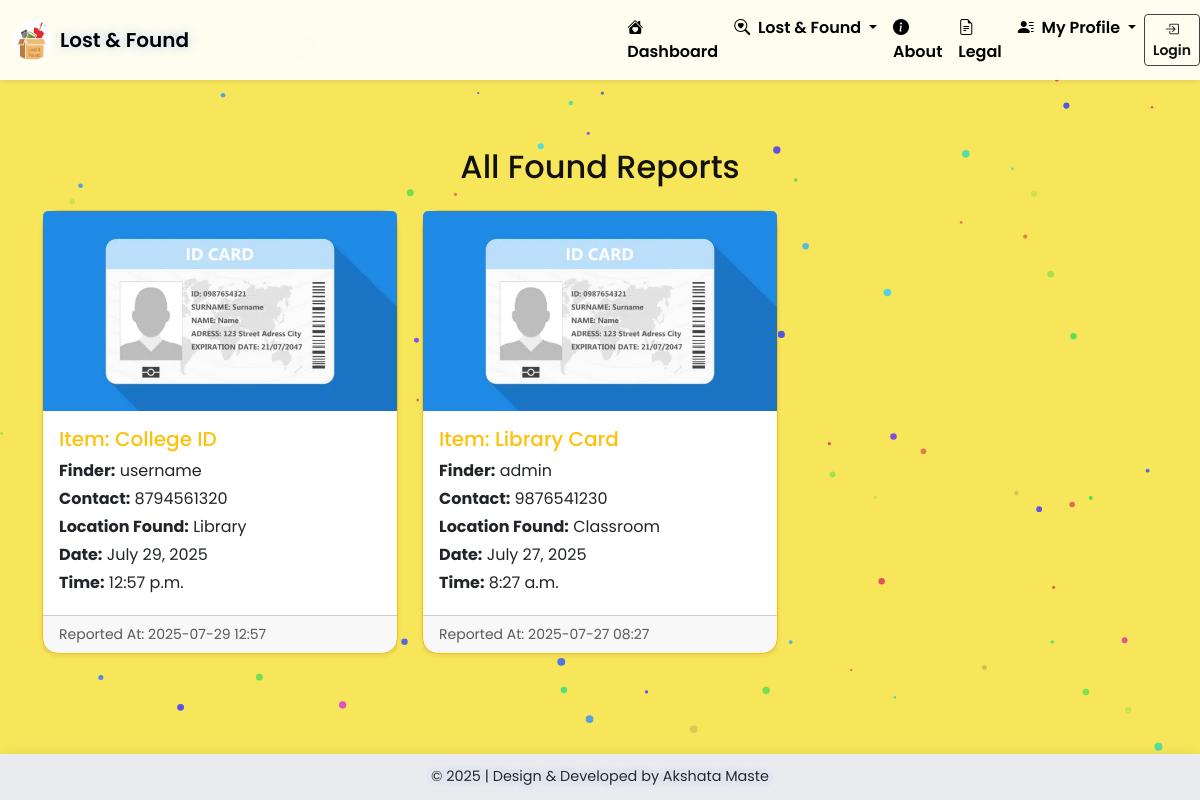
/found-reports/, run on the app's committed database.
### myapp/models.py (models this page shows, shortened)
class FoundReport(models.Model):
    lost_item = models.ForeignKey(LostItem, on_delete=models.CASCADE, related_name='found_reports')
    finder_name = models.CharField(max_length=100)
    contact_number = models.CharField(max_length=15)
    address = models.TextField()
    location_found = models.CharField(max_length=100)
    date_found = models.DateField()
    time_found = models.TimeField()
    found_photo = models.ImageField(upload_to='found_items/', blank=True, null=True)
    reported_at = models.DateTimeField(auto_now_add=True)

class LostItem(models.Model):
    CATEGORY_CHOICES = [
        ('electronics', 'Electronics'),
        ('clothing', 'Clothing'),
        ('stationery', 'Stationery'),
        ('id_card', 'ID Card'),
        ('accessories', 'Accessories'),
        ('others', 'Others'),
    ]
    user = models.ForeignKey(User, on_delete=models.CASCADE, related_name='lost_items')
    full_name = models.CharField(max_length=100)
    date_lost = models.DateField()
    location_lost = models.CharField(max_length=100)
    item_category = models.CharField(max_length=50, choices=CATEGORY_CHOICES)
    item_description = models.TextField()
    item_photo = models.ImageField(upload_to='lost_items/', blank=True, null=True)
    contact_info = models.CharField(max_length=50)
    is_found = models.BooleanField(default=False)
    found_timestamp = models.DateTimeField(null=True, blank=True)
    found_by = models.ForeignKey(
        User, null=True, blank=True,
        on_delete=models.SET_NULL,
        related_name='found_reports'
    )
    reported_at = models.DateTimeField(default=timezone.now)
    is_archived = models.BooleanField(default=False)
    class Meta:
        ordering = ['-reported_at']
        verbose_name = "Lost Item"
        verbose_name_plural = "Lost Items"

### myapp/views.py (the view)
# urls.py: path('found-reports/', found_report_list, name='found_report_list'),
def found_report_list(request):
    reports = FoundReport.objects.select_related('lost_item').order_by('-reported_at')
    return render(request, 'lost_found/found_report_list.html', {'reports': reports})

### templates/lost_found/found_report_list.html
{% extends 'base.html' %}
{% block content %}
<div class="container py-5">
  <h2 class="text-center mb-4">All Found Reports</h2>
  {% if reports %}
    <div class="row g-4">
      {% for report in reports %}
      <div class="col-sm-12 col-md-6 col-lg-4">
        <div class="card h-100 shadow-sm border-warning">
          {% if report.found_photo %}
            <img src="{{ report.found_photo.url }}" class="card-img-top" alt="Found Photo" style="object-fit: cover; height: 200px;">
          {% else %}
            <div class="card-img-top d-flex align-items-center justify-content-center bg-light text-muted" style="height: 200px;">
              No Photo
            </div>
          {% endif %}
          <div class="card-body">
            <h5 class="card-title text-warning">Item: {{ report.lost_item.item_description }}</h5>
            <p class="mb-1"><strong>Finder:</strong> {{ report.finder_name }}</p>
            <p class="mb-1"><strong>Contact:</strong> {{ report.contact_number }}</p>
            <p class="mb-1"><strong>Location Found:</strong> {{ report.location_found }}</p>
            <p class="mb-1"><strong>Date:</strong> {{ report.date_found }}</p>
            <p class="mb-1"><strong>Time:</strong> {{ report.time_found }}</p>
          </div>
          <div class="card-footer text-muted small">
            Reported At: {{ report.reported_at|date:"Y-m-d H:i" }}
          </div>
        </div>
      </div>
      {% endfor %}
    </div>
  {% else %}
    <div class="alert alert-info text-center" role="alert">
      No found reports available.
    </div>
  {% endif %}
</div>
{% endblock %}

### templates/base.html (shortened to what this page needs)
{% load static %}
<!DOCTYPE html>
<html lang="en">
<head>
  <link href="https://cdn.jsdelivr.net/npm/bootstrap@5.3.0/dist/css/bootstrap.min.css" rel="stylesheet">
  <link href="https://cdn.jsdelivr.net/npm/bootstrap-icons@1.11.3/font/bootstrap-icons.css" rel="stylesheet">
</head>
<body class="{% if request.user.is_staff %}admin{% else %}user{% endif %}">
<nav class="navbar navbar-expand-lg fixed-top shadow-sm">
    <div class="container-fluid d-flex justify-content-between align-items-center">
      <a class="navbar-brand d-flex align-items-center glow-text" href="/">
        <img alt="logo" class="me-2" style="border-radius: 50%; height: 40px; width: 40px;">
        <span>Lost & Found</span>
      </a>
    </div>
    <div class="collapse navbar-collapse" id="mainNavbar">
      <ul class="navbar-nav mx-auto mb-2 mb-lg-0">
        <li class="nav-item">
          <a class="nav-link" href="{% url 'dashboard' %}">
            <i class="bi bi-house-heart-fill me-1"></i> Dashboard
          </a>
        </li>
        <li class="nav-item dropdown">
          <a class="nav-link dropdown-toggle" href="#" role="button" data-bs-toggle="dropdown">
            <i class="bi bi-search-heart me-1"></i> Lost & Found
          </a>
        </li>
        <li class="nav-item">
          <a class="nav-link" href="{% url 'about' %}">
            <i class="bi bi-info-circle-fill me-1"></i> About
          </a>
        </li>
        <li class="nav-item">
          <a class="nav-link" href="{% url 'terms_and_conditions' %}">
            <i class="bi bi-file-earmark-text me-1"></i> Legal
          </a>
        </li>
        <li class="nav-item dropdown">
          <a class="nav-link dropdown-toggle" href="#" role="button" data-bs-toggle="dropdown">
            <i class="bi bi-person-lines-fill me-1"></i> My Profile
          </a>
        </li>
      </ul>
      <div class="d-flex justify-content-center align-items-center w-100 mt-2 mt-lg-0">
        {% if user.is_authenticated %}
          <span class="navbar-text me-3 glow-text">
            <i class="bi bi-person-circle"></i> {{ user.username }}
          </span>
          <form method="POST" action="{% url 'logout' %}" class="d-inline">
            {% csrf_token %}
            <button type="submit" class="btn btn-sm btn-outline-dark">
              <i class="bi bi-box-arrow-right"></i> Logout
            </button>
          </form>
        {% else %}
          <a href="{% url 'login' %}" class="btn btn-sm btn-outline-dark">
            <i class="bi bi-box-arrow-in-right"></i> Login
          </a>
        {% endif %}
      </div>
    </div>
</nav>
<div id="content" class="container-fluid">
  {% block content %}{% endblock %}
</div>
<footer class="glow-text">
  &copy; 2025 | Design & Developed by Akshata Maste
</footer>
</body>
</html>

### templates/base.html (style rules this page uses)
html, body { margin: 0; padding: 0; min-height: 100%; font-family: 'Poppins', sans-serif; color: #111; }
body.user { background: #f7e55a; }
.glow-text { text-shadow: 0 0 2px #fff, 0 0 10px rgba(0, 123, 255, 0.3), 0 0 15px rgba(0, 123, 255, 0.1); }
.navbar { background: rgba(255, 255, 255, 0.9) !important; backdrop-filter: blur(10px); }
.navbar-brand, .nav-link { font-weight: 600; color: #000 !important; }
.btn-outline-dark { border-color: #444; color: #111; font-weight: 600; }
#content { padding: 100px 15px 100px; }
footer { background-color: #e9ecef; color: #212529; text-align: center; padding: 12px 10px; font-size: 0.9rem; position: fixed; bottom: 0; width: 100%; z-index: 999; backdrop-filter: blur(4px); box-shadow: 0 -2px 10px rgba(0, 0, 0, 0.05); }
.card { border-radius: 16px; }

### data on the page
FoundReport: found_photo (picture), lost_item.item_description "College ID", finder_name "username", contact_number "8794561320", location_found "Library", date_found "July 29, 2025", time_found "12:57 p.m.", reported_at "2025-07-29 12:57"
FoundReport: found_photo (picture), lost_item.item_description "Library Card", finder_name "admin", contact_number "9876541230", location_found "Classroom", date_found "July 27, 2025", time_found "8:27 a.m.", reported_at "2025-07-27 08:27"
